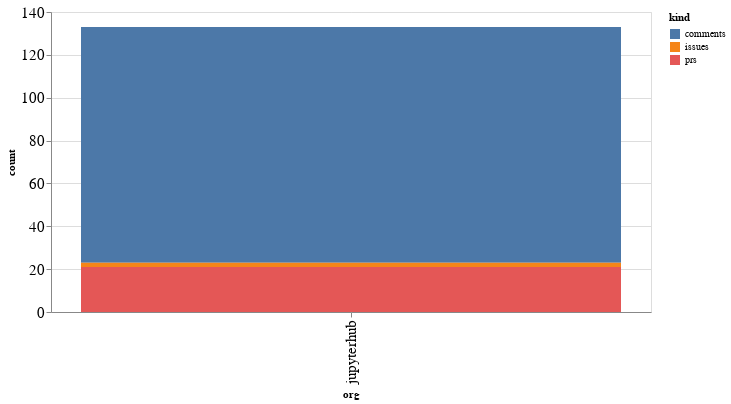

Notebook code cell kept with this figure:
### Code cell
alt.Chart(org_summaries, width=600).mark_bar().encode(
    x='org',
    y='count',
    color='kind',
    tooltip="org"
)

### Figure 1 — Vega-Lite specification as saved in the notebook (floating-point values rounded to 4 significant figures)
{"config": {"axisLeft": {"labelFontSize": 15}, "axisBottom": {"labelFontSize": 15}}, "data": {"name": "data-2bb613783a8f56724280d52cdd23e6fc"}, "mark": "bar", "encoding": {"color": {"type": "nominal", "field": "kind"}, "tooltip": {"type": "nominal", "field": "org"}, "x": {"type": "nominal", "field": "org"}, "y": {"type": "quantitative", "field": "count"}}, "width": 600, "$schema": "https://vega.github.io/schema/vega-lite/v4.8.1.json", "datasets": {"data-2bb613783a8f56724280d52cdd23e6fc": [{"org": "jupyterhub", "kind": "comments", "count": 110}, {"org": "jupyterhub", "kind": "issues", "count": 2}, {"org": "jupyterhub", "kind": "prs", "count": 21}]}}
